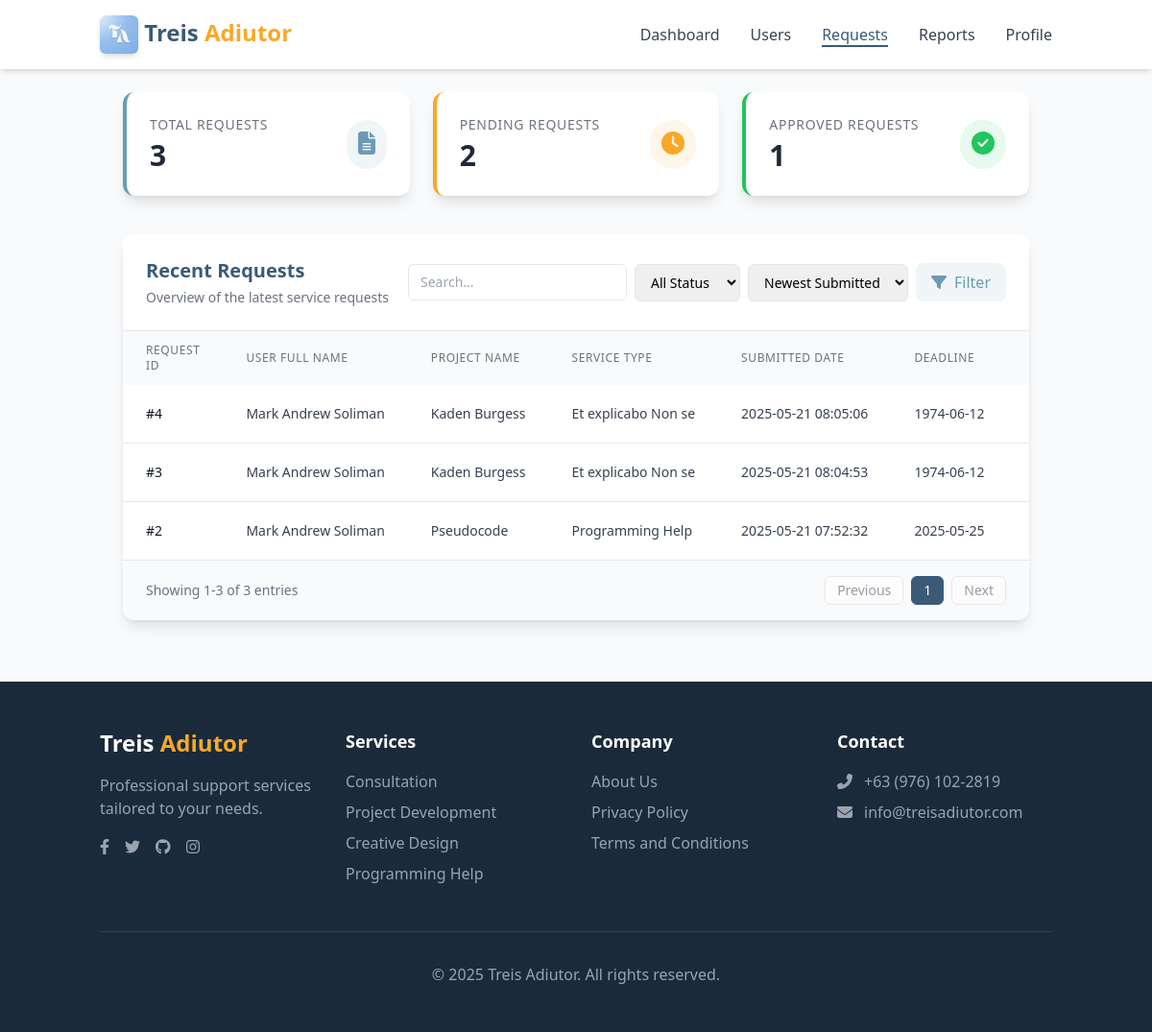
The app's page /admin/requests.php (signed in) with its own data.
### tables this page shows
CREATE TABLE `forms` (
  `formID` int(11) NOT NULL,
  `userID` int(11) DEFAULT NULL,
  `contact_method` varchar(100) DEFAULT NULL,
  `contact_details` varchar(100) DEFAULT NULL,
  `service_type` varchar(100) DEFAULT NULL,
  `project_name` varchar(100) DEFAULT NULL,
  `request_description` text DEFAULT NULL,
  `deadline` date DEFAULT NULL,
  `expectations` text DEFAULT NULL,
  `additional_notes` text DEFAULT NULL,
  `submitted_at` timestamp NOT NULL DEFAULT current_timestamp(),
  `STATUS` enum('pending','approved') DEFAULT 'pending'
);

CREATE TABLE `users` (
  `userID` int(11) NOT NULL,
  `fullName` varchar(100) DEFAULT NULL,
  `email` varchar(100) DEFAULT NULL,
  `password` varchar(255) DEFAULT NULL,
  `role` enum('admin','client','adiutor') NOT NULL,
  `phoneNumber` varchar(20) DEFAULT NULL,
  `profilePic` varchar(255) DEFAULT NULL,
  `status` enum('active','inactive') DEFAULT 'active',
  `dateCreated` timestamp NOT NULL DEFAULT current_timestamp()
);

### admin/requests.php (the view, shortened to what this page needs)
<?php
include '../includes/db.php';
$pendingRequests = $conn->query("SELECT COUNT(*) AS count FROM forms WHERE status = 'Pending'")->fetch_assoc()['count'];
$approvedRequests = $conn->query("SELECT COUNT(*) AS count FROM forms WHERE status = 'approved'")->fetch_assoc()['count'];
$requestsPerPage = 5;
$requestPage = isset($_GET['request_page']) ? max(1, intval($_GET['request_page'])) : 1;
$requestOffset = ($requestPage - 1) * $requestsPerPage;
$search = isset($_GET['search']) ? trim($_GET['search']) : '';
$statusFilter = isset($_GET['status']) ? $_GET['status'] : '';
$sort = isset($_GET['sort']) ? $_GET['sort'] : 'submitted_at_desc';
$where = [];
$whereClause = count($where) ? 'WHERE ' . implode(' AND ', $where) : '';
$sortOptions = [
    'submitted_at_desc' => 'f.submitted_at DESC',
    'submitted_at_asc' => 'f.submitted_at ASC',
    'deadline_asc' => 'f.deadline ASC',
    'deadline_desc' => 'f.deadline DESC',
];
$orderBy = isset($sortOptions[$sort]) ? $sortOptions[$sort] : $sortOptions['submitted_at_desc'];
$totalRequestsQuery = "SELECT COUNT(*) AS count FROM forms f JOIN users u ON f.userID = u.userID $whereClause";
$totalRequests = $conn->query($totalRequestsQuery)->fetch_assoc()['count'];
$totalRequestPages = ceil($totalRequests / $requestsPerPage);
$recentRequests = $conn->query("
    SELECT
        f.formID,
        u.fullName AS user_full_name,
        f.service_type,
        f.project_name,
        f.request_description,
        f.expectations,
        f.additional_notes,
        f.submitted_at,
        f.deadline,
        f.status
    FROM forms f
    JOIN users u ON f.userID = u.userID
    $whereClause
    ORDER BY $orderBy
    LIMIT $requestsPerPage OFFSET $requestOffset
");
?>
<!DOCTYPE html>
<html lang="en">
<head>
    <script src="https://cdn.tailwindcss.com"></script>
</head>
<body class="bg-gray-50 min-h-screen flex flex-col">
    <?php include 'components/navbar.php'; ?>
    <section class="container mx-auto p-6 md:px-10 flex-grow pt-24">
        <div class="grid grid-cols-1 md:grid-cols-3 gap-6 mb-10">
            <div class="bg-white p-6 rounded-xl shadow-lg border-l-4 border-secondary transition-transform hover:scale-[1.02] duration-300">
                <div class="flex items-center justify-between">
                    <div>
                        <p class="text-sm uppercase tracking-wider text-gray-500 font-medium mb-1">Total Requests</p>
                        <h2 class="text-3xl font-bold text-gray-800"><?php echo $totalRequests; ?></h2>
                    </div>
                    <div class="bg-secondary/10 p-3 rounded-full">
                        <i class="fas fa-file-alt text-2xl text-secondary"></i>
                    </div>
                </div>
            </div>
            <div class="bg-white p-6 rounded-xl shadow-lg border-l-4 border-accent transition-transform hover:scale-[1.02] duration-300">
                <div class="flex items-center justify-between">
                    <div>
                        <p class="text-sm uppercase tracking-wider text-gray-500 font-medium mb-1">Pending Requests</p>
                        <h2 class="text-3xl font-bold text-gray-800"><?php echo $pendingRequests; ?></h2>
                    </div>
                    <div class="bg-accent/10 p-3 rounded-full">
                        <i class="fas fa-clock text-2xl text-accent"></i>
                    </div>
                </div>
            </div>
            <div class="bg-white p-6 rounded-xl shadow-lg border-l-4 border-green-500 transition-transform hover:scale-[1.02] duration-300">
                <div class="flex items-center justify-between">
                    <div>
                        <p class="text-sm uppercase tracking-wider text-gray-500 font-medium mb-1">Approved Requests</p>
                        <h2 class="text-3xl font-bold text-gray-800"><?php echo $approvedRequests; ?></h2>
                    </div>
                    <div class="bg-green-500/10 p-3 rounded-full">
                        <i class="fas fa-check-circle text-2xl text-green-500"></i>
                    </div>
                </div>
            </div>
        </div>
        <div class="bg-white rounded-xl shadow-lg mb-10 overflow-hidden">
            <div class="p-6 border-b border-gray-200 flex flex-col md:flex-row md:justify-between md:items-center gap-4">
                <div>
                    <h2 class="text-xl font-bold text-primary">Recent Requests</h2>
                    <p class="text-gray-500 text-sm mt-1">Overview of the latest service requests</p>
                </div>
                <form method="get" class="flex flex-col md:flex-row gap-2 items-center">
                    <input type="text" name="search" placeholder="Search..." value="<?php echo htmlspecialchars($search); ?>" class="px-3 py-2 border rounded-md text-sm focus:outline-none focus:ring-2 focus:ring-primary" />
                    <select name="status" class="px-3 py-2 border rounded-md text-sm focus:outline-none focus:ring-2 focus:ring-primary">
                        <option value="all" <?php if($statusFilter === '' || $statusFilter === 'all') echo 'selected'; ?>>All Status</option>
                    </select>
                    <select name="sort" class="px-3 py-2 border rounded-md text-sm focus:outline-none focus:ring-2 focus:ring-primary">
                        <option value="submitted_at_desc" <?php if($sort === 'submitted_at_desc') echo 'selected'; ?>>Newest Submitted</option>
                    </select>
                    <button type="submit" class="px-4 py-2 bg-secondary/10 text-secondary rounded-lg hover:bg-secondary/20 transition-colors flex items-center">
                        <i class="fas fa-filter mr-2"></i> Filter
                    </button>
                </form>
            </div>
            <div class="overflow-x-auto">
                <table class="w-full">
                    <thead>
                        <tr class="bg-gray-50 text-left">
                            <th class="px-6 py-3 text-xs font-medium text-gray-500 uppercase tracking-wider">Request ID</th>
                            <th class="px-6 py-3 text-xs font-medium text-gray-500 uppercase tracking-wider">User Full Name</th>
                            <th class="px-6 py-3 text-xs font-medium text-gray-500 uppercase tracking-wider">Project Name</th>
                            <th class="px-6 py-3 text-xs font-medium text-gray-500 uppercase tracking-wider">Service Type</th>
                            <th class="px-6 py-3 text-xs font-medium text-gray-500 uppercase tracking-wider">Submitted Date</th>
                            <th class="px-6 py-3 text-xs font-medium text-gray-500 uppercase tracking-wider">Deadline</th>
                            <th class="px-6 py-3 text-xs font-medium text-gray-500 uppercase tracking-wider">Status</th>
                        </tr>
                    </thead>
                    <tbody class="divide-y divide-gray-200">
                        <?php while ($row = $recentRequests->fetch_assoc()): ?>
                        <tr class="hover:bg-gray-50 transition-colors">
                            <td class="px-6 py-4 whitespace-nowrap text-sm font-medium text-gray-900">#<?php echo $row['formID']; ?></td>
                            <td class="px-6 py-4 whitespace-nowrap text-sm text-gray-700"><?php echo $row['user_full_name']; ?></td>
                            <td class="px-6 py-4 whitespace-nowrap text-sm text-gray-700"><?php echo $row['project_name']; ?></td>
                            <td class="px-6 py-4 whitespace-nowrap text-sm text-gray-700"><?php echo $row['service_type']; ?></td>
                            <td class="px-6 py-4 whitespace-nowrap text-sm text-gray-700"><?php echo $row['submitted_at']; ?></td>
                            <td class="px-6 py-4 whitespace-nowrap text-sm text-gray-700"><?php echo $row['deadline']; ?></td>
                            <td class="px-6 py-4 whitespace-nowrap">
                            </td>
                        </tr>
                        <?php endwhile; ?>
                    </tbody>
                </table>
            </div>
            <div class="px-6 py-4 bg-gray-50 border-t border-gray-200 flex justify-between items-center">
                <p class="text-sm text-gray-500">
                    Showing <?php
                        $start = $requestOffset + 1;
                        $end = min($requestOffset + $requestsPerPage, $totalRequests);
                        echo "$start-$end of $totalRequests entries";
                    ?>
                </p>
                <div class="flex items-center space-x-2">
                    <a href="?request_page=<?php echo max(1, $requestPage-1); ?>" class="px-3 py-1 bg-white border border-gray-300 rounded-md text-sm text-gray-700 hover:bg-gray-50<?php if($requestPage==1) echo ' opacity-50 pointer-events-none'; ?>">Previous</a>
                    <?php for($i=1; $i<=$totalRequestPages; $i++): ?>
                        <a href="?request_page=<?php echo $i; ?>"
                           class="px-3 py-1 <?php echo $i==$requestPage ? 'bg-primary text-white border border-primary' : 'bg-white border border-gray-300 text-gray-700'; ?> rounded-md text-sm hover:bg-primary/90 <?php if($i==$requestPage) echo 'pointer-events-none'; ?>">
                            <?php echo $i; ?>
                        </a>
                    <?php endfor; ?>
                    <a href="?request_page=<?php echo min($totalRequestPages, $requestPage+1); ?>" class="px-3 py-1 bg-white border border-gray-300 rounded-md text-sm text-gray-700 hover:bg-gray-50<?php if($requestPage==$totalRequestPages) echo ' opacity-50 pointer-events-none'; ?>">Next</a>
                </div>
            </div>
        </div>
    </section>
    <?php include '../components/footer.php'; ?>
</body>
</html>

### records on screen
forms: formID "4", userID.fullName "Mark Andrew Soliman", project_name "Kaden Burgess", service_type "Et explicabo Non se", submitted_at "2025-05-21 08:05:06", deadline "1974-06-12"
forms: formID "3", userID.fullName "Mark Andrew Soliman", project_name "Kaden Burgess", service_type "Et explicabo Non se", submitted_at "2025-05-21 08:04:53", deadline "1974-06-12"
forms: formID "2", userID.fullName "Mark Andrew Soliman", project_name "Pseudocode", service_type "Programming Help", submitted_at "2025-05-21 07:52:32", deadline "2025-05-25"

### other values on screen
$totalRequests "3"
$pendingRequests "2"
$approvedRequests "1"
$start "1"
$end "3"
